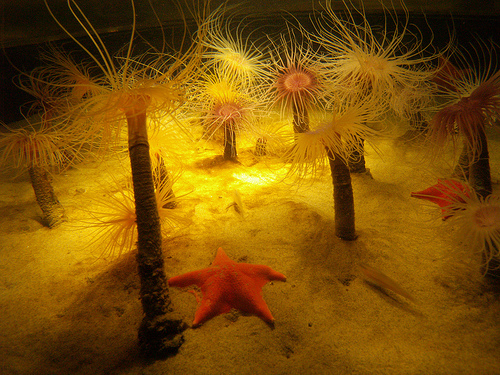
#> input picture data/Img/ILSVRC2012_val_00000017.jpg, 500 x 375 px, found by its file name
$ jupyter execute --allow-errors img.ipynb   (shell and % lines are left out)
#> lines starting #> are read from the running program, lines starting #| are printed output that depends on the picture
[cell 1]
from skimage.color import rgb2gray
import numpy as np
import cv2
import matplotlib.pyplot as plt
from scipy import ndimage
from PIL import Image
from sklearn.cluster import KMeans
from skimage.filters import sobel
import skimage
import warnings
warnings.filterwarnings("ignore")

[cell 2]
files = ['ILSVRC2012_val_00000017.jpg',
         'ILSVRC2012_val_00000029.jpg',
         'ILSVRC2012_val_00011129.jpg',
         'ILSVRC2012_val_00005026.jpg',
         'ILSVRC2012_val_00006582.jpg']

image=Image.open('data/Img/'+files[0])
#> image is the input picture: PIL image 500x375 RGB; mean R, G, B 123.1, 80.4, 7.3
image=image.resize((320,225))
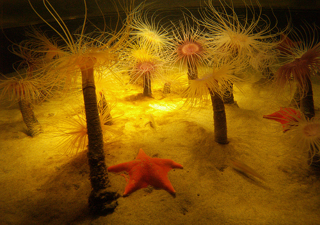
#> image: PIL image 320x225 RGB; mean R, G, B 123.1, 80.4, 7.3
image=np.array(image)
plt.imshow(image)

[cell 3]
from skimage.color import label2rgb

#> (the rest of this cell did not finish here and is left out)

[cell 4]
imm=image[:,:,0]
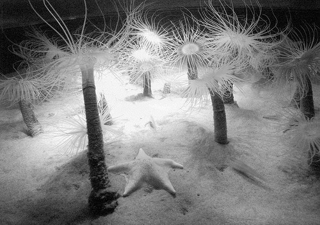
#> imm: shape (225, 320); min 1, max 251, mean 123.1
elevation_map = sobel(imm)
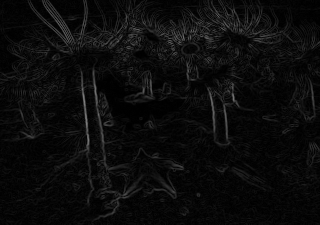
#> elevation_map: shape (225, 320) float64; min 0, max 0.501, mean 0.0468

fig, ax = plt.subplots(figsize=(18,8))
ax.imshow(elevation_map, cmap='gray', interpolation='nearest')
ax.axis('off')
ax.set_title('elevation_map')
plt.show()
